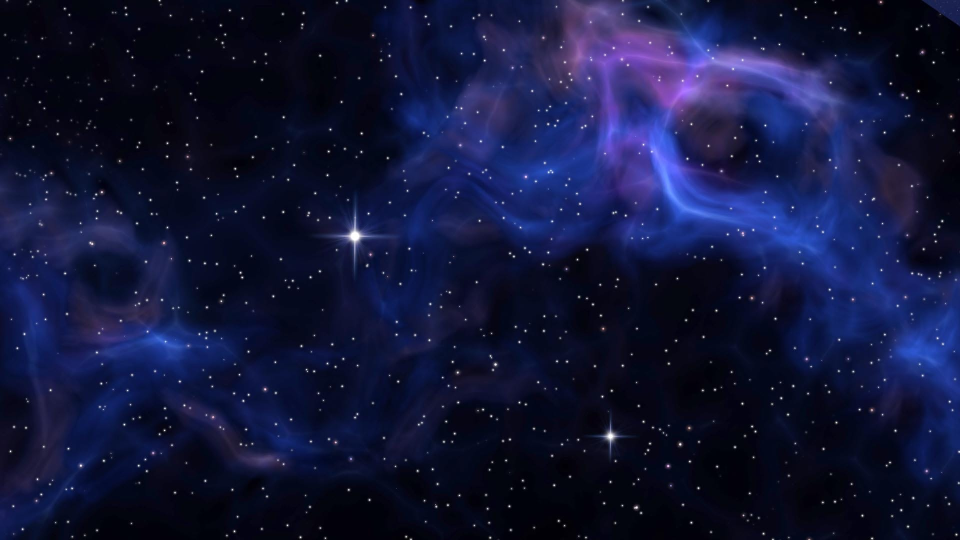
#> input picture 19201080.jpg, 1920 x 1080 px (shown at 1/2 size)
$ python ImageGradientWhitening.py 19201080.jpg barre.jpg
#> lines starting #> are read from the running program, lines starting #| are printed output that depends on the picture
### Whitening.py
import numpy as np
from PIL import Image
import matplotlib.pyplot as plt
import sys
import math
from scipy import linalg

# Applique le Whitening sur nos données
def Whitening(X1,X2):

    X = [X1,X2]

    #Calcul de Xmean
    Xmean = np.mean(X,0)
    #Calcul de Xcentre
    Xcentre = X - Xmean


    Xcov = np.cov(Xcentre, rowvar=True, bias=True)

    w, V = linalg.eig(Xcov)

    Dinv = np.diag((w)**0.5)
    Dinv = Dinv.real.round(4)

    D = np.diag(1/((w+.1e-5)**0.5))
    D = D.real.round(4)

    Xpret = (V@D)@(V.T@Xcentre)

    return Xpret[0],Xpret[1],V,Dinv

# Dewhitening : Sert à avoir une Image lisible
def dewhitening(S1,S2,V,Dinv) :

    S = [S1,S2]

    Sdw = V@Dinv@V.T@S

    return Sdw[0],Sdw[1]

### ICAgradient.py
import math
import numpy as np
from scipy import linalg

# Applique l'ICA en utilisant une méthode de gradient
def gradiantICA(X1,X2):

    # Initialisation des paramètres
    n = 2
    N = len(X1)
    W = np.eye(n)
    X = np.array([X1,X2])
    X = X.T
    u = X@W
    maxiter = 50
    eta = 0.25
    hs = np.zeros(maxiter)
    gs = np.zeros(maxiter)

    # Iteration
    for iter in range(maxiter):
        u=X@W
        U = np.tanh(u)
        detW = np.abs(linalg.det(W))
        h = ((1/N)*sum(sum(U))+0.5*math.log(detW))
        g = linalg.inv(W.T) - (2/N)*X.T@U
        W = W + eta*g
        hs[iter] = h
        gs[iter] = linalg.norm(g)
    S = U.T
    return S,hs,gs


### ImageGradientWhitening.py
import numpy as np
from PIL import Image
import matplotlib.pyplot as plt
import sys
import math
import ICA as ica
import Whitening as wt
import ICAgradient as fa

arguments = sys.argv
size = (480,256)

if len(arguments) > 2 :
    img = Image.open(arguments[1])
#> img is the input picture: PIL image 1920x1080 RGB; mean R, G, B 17.3, 21.7, 57.7
    new_img = img.resize(size)
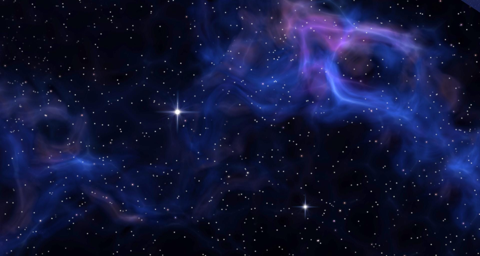
#> new_img: PIL image 480x256 RGB; mean R, G, B 17.3, 21.7, 57.7
    new_img.save('Image1.png','png')
    imag2 = Image.open(arguments[2])
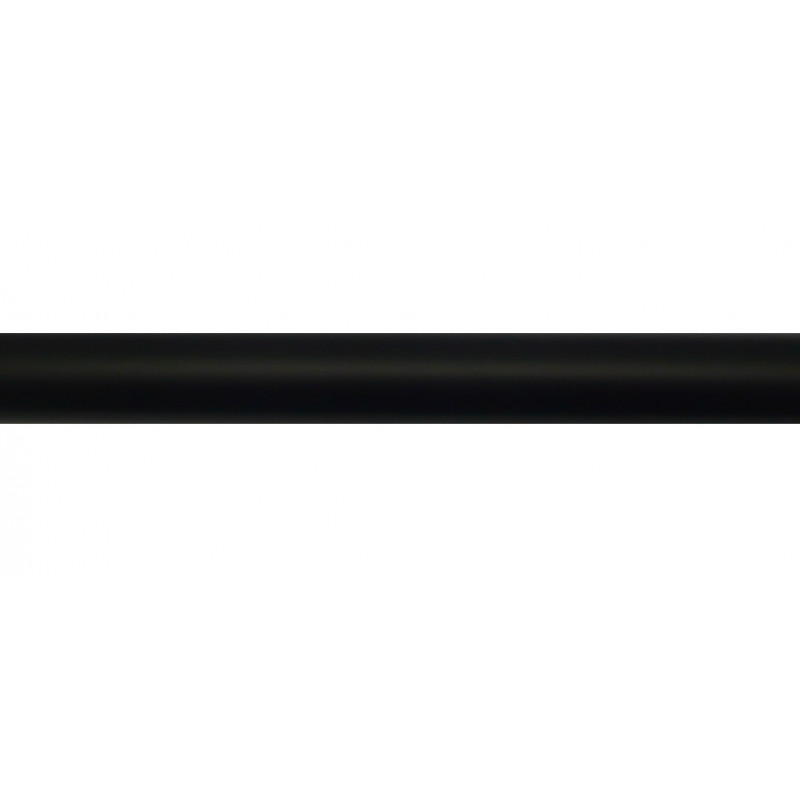
#> input picture barre.jpg, 800 x 800 px
#> imag2 is the input picture: PIL image 800x800 RGB; mean R, G, B 228.5, 228.6, 228.7
    nimg2 = imag2.resize(size)
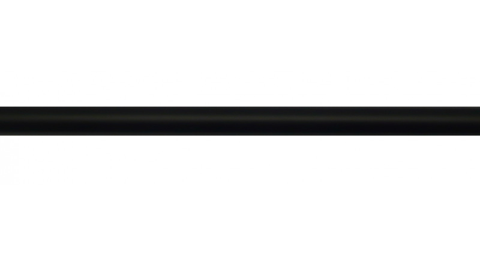
#> nimg2: PIL image 480x256 RGB; mean R, G, B 228.5, 228.5, 228.6
    nimg2.save('Image2.png','png')

image1 = plt.imread('Image1.png')
image2 = plt.imread('Image2.png')

img1 = np.array(image1)
img2 = np.array(image2)

plt.subplot(3,2,1)
plt.imshow(img1)
plt.title("Image d'origine 1")
plt.axis('off')
plt.subplot(3,2,2)
plt.imshow(img2)
plt.title("Image d'origine 2")
plt.axis('off')

# Combinaison linéaire des tableaux

A = [[0.6,0.4],[0.4,0.6]]
img3 = A[0][0] * img1 + A[0][1] * img2
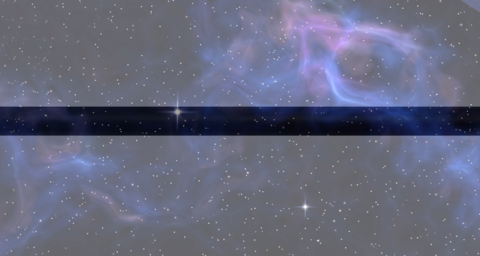
#> img3: shape (256, 480, 3) float32; mean R, G, B 0.399, 0.41, 0.494
img4 = A[1][0] * img1 + A[1][1]*img2
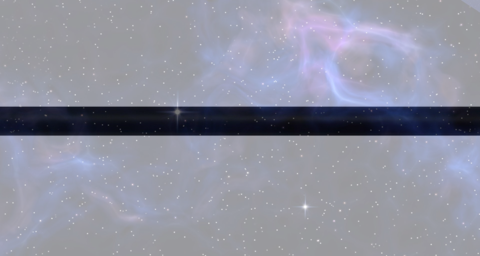
#> img4: shape (256, 480, 3) float32; mean R, G, B 0.565, 0.572, 0.628

# Afficher l'image résultante
plt.subplot(3,2,3)
plt.imshow(img3)
plt.title('Image mélangée 1')
plt.axis('off')
plt.subplot(3,2,4)
plt.imshow(img4)
plt.title('Image mélangée 2')
plt.axis('off')


tailles = img3.shape
#> tailles = (256, 480, 3)

X1 = img3.reshape(-1)
X2 = img4.reshape(-1)

X1,X2,V,Dinv = wt.Whitening(X1,X2)
#> in Whitening, `Xcov = np.cov(Xcentre, rowvar=True, bias=True)`: Xcov = [[0.00108, -0.00108], [-0.00108, 0.00108]]
#> in Whitening, `w, V = linalg.eig(Xcov)`: V = [[-0.707, 0.707], [-0.707, -0.707]]
#> in Whitening, `Dinv = Dinv.real.round(4)`: Dinv = [[0, 0], [0, 0.0464]]
#> in Whitening, `D = D.real.round(4)`: D = [[1000, 0], [0, 21.55]]
#> V = [[-0.707, 0.707], [-0.707, -0.707]]; Dinv = [[0, 0], [0, 0.0464]]

S,hs,gs = fa.gradiantICA(X1,X2)
#> in gradiantICA, `N = len(X1)`: N = 368640
#> in gradiantICA, `X = X.T`: X = 368640 pairs, first value -2.15 to 1.97, second value -1.97 to 2.15
#> in gradiantICA, `u = X@W`: u has the same summary as X
#> the loop in gradiantICA, `for iter in range(maxiter):` made 50 passes
#> (detW, h, g, W) on passes 2 to 9: (0.442, -0.408, [[0.975, -0.175], [-0.175, 0.975]], [[0.692, 0.758], [0.758, 0.692]]), (0.096, -1.17, [[-6.78, 7.47], [7.47, -6.78]], [[-1, 2.62], [2.62, -1]]), (5.89, 0.886, [[3.55, -2.94], [-2.94, 3.55]], [[-0.114, 1.89], [1.89, -0.114]]), (3.56, 0.635, [[3.4, -2.84], [-2.84, 3.4]], [[0.737, 1.18], [1.18, 0.737]]), (0.852, -0.0804, [[1.46, -0.938], [-0.938, 1.46]], [[1.1, 0.946], [0.946, 1.1]]), (0.318, -0.573, [[2.48, -1.99], [-1.99, 2.48]], [[1.72, 0.448], [0.448, 1.72]]), (2.77, 0.509, [[-2.68, 3.14], [3.14, -2.68]], [[1.05, 1.23], [1.23, 1.05]]), (0.417, -0.438, [[-1.39, 1.82], [1.82, -1.39]], [[0.705, 1.69], [1.69, 0.705]])
#> (h, g, W) on pass 1: (-3.41e-07, [[-2.21, 3.21], [3.21, -2.21]], [[0.448, 0.802], [0.802, 0.448]])
#> after the loop in gradiantICA, `for iter in range(maxiter):`: gs = 50 values, max 29.27 at index 19, min 0.365 at index 39, mean 6.08; hs = 50 values, max 1.6 at index 20, min -1.17 at index 2, mean 0.349
S1 = S[0]
S2 = S[1]

S1,S2 = wt.dewhitening(S1,S2,V,Dinv)
S1 = S1- min(S1)
S1 = S1/max(S1)
S1 = S1.reshape(tailles)
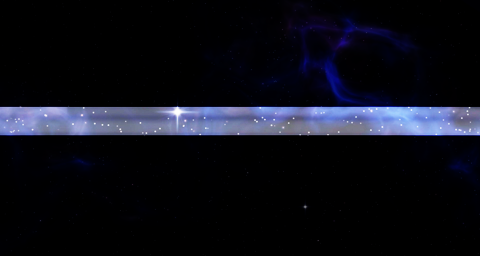
#> S1: shape (256, 480, 3) float64; mean of channels 0, 1, 2 0.0554, 0.0604, 0.0962; drawn as R, G, B

S2= S2 - min(S2)
S2 = S2/max(S2)
S2 = S2.reshape(tailles)
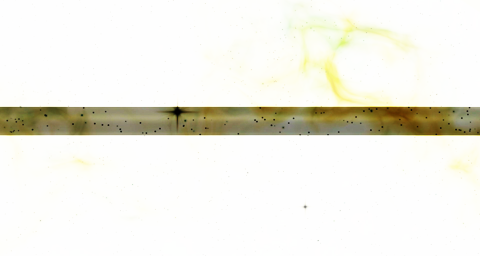
#> S2: shape (256, 480, 3) float64; mean of channels 0, 1, 2 0.945, 0.94, 0.904; drawn as R, G, B

plt.subplot(3,2,5)
plt.imshow(S1)
plt.title("Image reconstruite 1")
plt.axis('off')
plt.subplot(3,2,6)
plt.imshow(S2)
plt.title("Image reconstruite 2")
plt.axis('off')


plt.show()
